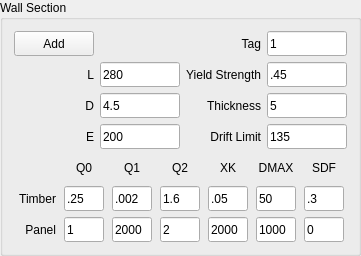
           <widget class="QGroupBox" name="groupBox_12">
            <property name="title">
             <string>Wall Section</string>
            </property>
            <layout class="QVBoxLayout" name="verticalLayout_11">
             <item>
              <layout class="QGridLayout" name="gridLayout_6">
               <item row="0" column="3">
                <widget class="QLineEdit" name="input_wall_section_tag">
                 <property name="minimumSize">
                  <size>
                   <width>60</width>
                   <height>25</height>
                  </size>
                 </property>
                 <property name="maximumSize">
                  <size>
                   <width>80</width>
                   <height>40</height>
                  </size>
                 </property>
                 <property name="text">
                  <string>1</string>
                 </property>
                </widget>
               </item>
               <item row="2" column="2">
                <widget class="QLabel" name="label_local_axisy">
                 <property name="sizePolicy">
                  <sizepolicy hsizetype="Preferred" vsizetype="Preferred">
                   <horstretch>0</horstretch>
                   <verstretch>0</verstretch>
                  </sizepolicy>
                 </property>
                 <property name="minimumSize">
                  <size>
                   <width>70</width>
                   <height>25</height>
                  </size>
                 </property>
                 <property name="maximumSize">
                  <size>
                   <width>100</width>
                   <height>40</height>
                  </size>
                 </property>
                 <property name="text">
                  <string>Thickness</string>
                 </property>
                 <property name="alignment">
                  <set>Qt::AlignRight|Qt::AlignTrailing|Qt::AlignVCenter</set>
                 </property>
                </widget>
               </item>
               <item row="0" column="2">
                <widget class="QLabel" name="label_9">
                 <property name="minimumSize">
                  <size>
                   <width>70</width>
                   <height>25</height>
                  </size>
                 </property>
                 <property name="maximumSize">
                  <size>
                   <width>100</width>
                   <height>40</height>
                  </size>
                 </property>
                 <property name="text">
                  <string>Tag</string>
                 </property>
                 <property name="alignment">
                  <set>Qt::AlignRight|Qt::AlignTrailing|Qt::AlignVCenter</set>
                 </property>
                </widget>
               </item>
               <item row="2" column="1">
                <widget class="QLineEdit" name="input_ds">
                 <property name="minimumSize">
                  <size>
                   <width>60</width>
                   <height>25</height>
                  </size>
                 </property>
                 <property name="maximumSize">
                  <size>
                   <width>80</width>
                   <height>40</height>
                  </size>
                 </property>
                 <property name="text">
                  <string>4.5</string>
                 </property>
                </widget>
               </item>
               <item row="3" column="1">
                <widget class="QLineEdit" name="input_es">
                 <property name="minimumSize">
                  <size>
                   <width>60</width>
                   <height>25</height>
                  </size>
                 </property>
                 <property name="maximumSize">
                  <size>
                   <width>80</width>
                   <height>40</height>
                  </size>
                 </property>
                 <property name="text">
                  <string>200</string>
                 </property>
                </widget>
               </item>
               <item row="3" column="2">
                <widget class="QLabel" name="label_local_axisz">
                 <property name="minimumSize">
                  <size>
                   <width>70</width>
                   <height>25</height>
                  </size>
                 </property>
                 <property name="maximumSize">
                  <size>
                   <width>100</width>
                   <height>40</height>
                  </size>
                 </property>
                 <property name="text">
                  <string>Drift Limit</string>
                 </property>
                 <property name="alignment">
                  <set>Qt::AlignRight|Qt::AlignTrailing|Qt::AlignVCenter</set>
                 </property>
                </widget>
               </item>
               <item row="3" column="0">
                <widget class="QLabel" name="label_e">
                 <property name="minimumSize">
                  <size>
                   <width>70</width>
                   <height>25</height>
                  </size>
                 </property>
                 <property name="maximumSize">
                  <size>
                   <width>100</width>
                   <height>40</height>
                  </size>
                 </property>
                 <property name="text">
                  <string>E</string>
                 </property>
                 <property name="alignment">
                  <set>Qt::AlignRight|Qt::AlignTrailing|Qt::AlignVCenter</set>
                 </property>
                </widget>
               </item>
               <item row="0" column="0">
                <widget class="QPushButton" name="button_add_wall_section">
                 <property name="sizePolicy">
                  <sizepolicy hsizetype="Preferred" vsizetype="Fixed">
                   <horstretch>0</horstretch>
                   <verstretch>0</verstretch>
                  </sizepolicy>
                 </property>
                 <property name="minimumSize">
                  <size>
                   <width>70</width>
                   <height>25</height>
                  </size>
                 </property>
                 <property name="maximumSize">
                  <size>
                   <width>100</width>
                   <height>40</height>
                  </size>
                 </property>
                 <property name="text">
                  <string>Add</string>
                 </property>
                </widget>
               </item>
               <item row="1" column="1">
                <widget class="QLineEdit" name="input_ls">
                 <property name="enabled">
                  <bool>true</bool>
                 </property>
                 <property name="minimumSize">
                  <size>
                   <width>60</width>
                   <height>25</height>
                  </size>
                 </property>
                 <property name="maximumSize">
                  <size>
                   <width>80</width>
                   <height>40</height>
                  </size>
                 </property>
                 <property name="text">
                  <string>280</string>
                 </property>
                </widget>
               </item>
               <item row="3" column="3">
                <widget class="QLineEdit" name="input_dl">
                 <property name="minimumSize">
                  <size>
                   <width>60</width>
                   <height>25</height>
                  </size>
                 </property>
                 <property name="maximumSize">
                  <size>
                   <width>80</width>
                   <height>40</height>
                  </size>
                 </property>
                 <property name="text">
                  <string>135</string>
                 </property>
                </widget>
               </item>
               <item row="1" column="3">
                <widget class="QLineEdit" name="input_ys">
                 <property name="minimumSize">
                  <size>
                   <width>60</width>
                   <height>25</height>
                  </size>
                 </property>
                 <property name="maximumSize">
                  <size>
                   <width>80</width>
                   <height>40</height>
                  </size>
                 </property>
                 <property name="text">
                  <string>.45</string>
                 </property>
                </widget>
               </item>
               <item row="2" column="0">
                <widget class="QLabel" name="label_d">
                 <property name="minimumSize">
                  <size>
                   <width>70</width>
                   <height>25</height>
                  </size>
                 </property>
                 <property name="maximumSize">
                  <size>
                   <width>100</width>
                   <height>40</height>
                  </size>
                 </property>
                 <property name="text">
                  <string>D</string>
                 </property>
                 <property name="alignment">
                  <set>Qt::AlignRight|Qt::AlignTrailing|Qt::AlignVCenter</set>
                 </property>
                </widget>
               </item>
               <item row="1" column="0">
                <widget class="QLabel" name="label_l">
                 <property name="enabled">
                  <bool>true</bool>
                 </property>
                 <property name="minimumSize">
                  <size>
                   <width>70</width>
                   <height>25</height>
                  </size>
                 </property>
                 <property name="maximumSize">
                  <size>
                   <width>100</width>
                   <height>40</height>
                  </size>
                 </property>
                 <property name="text">
                  <string>L</string>
                 </property>
                 <property name="alignment">
                  <set>Qt::AlignRight|Qt::AlignTrailing|Qt::AlignVCenter</set>
                 </property>
                </widget>
               </item>
               <item row="1" column="2">
                <widget class="QLabel" name="label_local_axisx">
                 <property name="minimumSize">
                  <size>
                   <width>70</width>
                   <height>25</height>
                  </size>
                 </property>
                 <property name="maximumSize">
                  <size>
                   <width>100</width>
                   <height>40</height>
                  </size>
                 </property>
                 <property name="text">
                  <string>Yield Strength</string>
                 </property>
                 <property name="alignment">
                  <set>Qt::AlignRight|Qt::AlignTrailing|Qt::AlignVCenter</set>
                 </property>
                </widget>
               </item>
               <item row="2" column="3">
                <widget class="QLineEdit" name="input_th">
                 <property name="minimumSize">
                  <size>
                   <width>60</width>
                   <height>25</height>
                  </size>
                 </property>
                 <property name="maximumSize">
                  <size>
                   <width>80</width>
                   <height>40</height>
                  </size>
                 </property>
                 <property name="text">
                  <string>5</string>
                 </property>
                </widget>
               </item>
              </layout>
             </item>
             <item>
              <layout class="QGridLayout" name="gridLayout_15">
               <item row="0" column="1">
                <widget class="QLabel" name="label_3">
                 <property name="minimumSize">
                  <size>
                   <width>25</width>
                   <height>25</height>
                  </size>
                 </property>
                 <property name="maximumSize">
                  <size>
                   <width>40</width>
                   <height>30</height>
                  </size>
                 </property>
                 <property name="text">
                  <string>Q0</string>
                 </property>
                 <property name="alignment">
                  <set>Qt::AlignCenter</set>
                 </property>
                </widget>
               </item>
               <item row="0" column="2">
                <widget class="QLabel" name="label">
                 <property name="minimumSize">
                  <size>
                   <width>25</width>
                   <height>25</height>
                  </size>
                 </property>
                 <property name="maximumSize">
                  <size>
                   <width>40</width>
                   <height>30</height>
                  </size>
                 </property>
                 <property name="text">
                  <string>Q1</string>
                 </property>
                 <property name="alignment">
                  <set>Qt::AlignCenter</set>
                 </property>
                </widget>
               </item>
               <item row="0" column="3">
                <widget class="QLabel" name="label_5">
                 <property name="minimumSize">
                  <size>
                   <width>25</width>
                   <height>25</height>
                  </size>
                 </property>
                 <property name="maximumSize">
                  <size>
                   <width>40</width>
                   <height>30</height>
                  </size>
                 </property>
                 <property name="text">
                  <string>Q2</string>
                 </property>
                 <property name="alignment">
                  <set>Qt::AlignCenter</set>
                 </property>
                </widget>
               </item>
               <item row="0" column="4">
                <widget class="QLabel" name="label_6">
                 <property name="minimumSize">
                  <size>
                   <width>25</width>
                   <height>25</height>
                  </size>
                 </property>
                 <property name="maximumSize">
                  <size>
                   <width>40</width>
                   <height>30</height>
                  </size>
                 </property>
                 <property name="text">
                  <string>XK</string>
                 </property>
                 <property name="alignment">
                  <set>Qt::AlignCenter</set>
                 </property>
                </widget>
               </item>
               <item row="0" column="5">
                <widget class="QLabel" name="label_14">
                 <property name="minimumSize">
                  <size>
                   <width>25</width>
                   <height>25</height>
                  </size>
                 </property>
                 <property name="maximumSize">
                  <size>
                   <width>40</width>
                   <height>30</height>
                  </size>
                 </property>
                 <property name="text">
                  <string>DMAX</string>
                 </property>
                 <property name="alignment">
                  <set>Qt::AlignCenter</set>
                 </property>
                </widget>
               </item>
               <item row="0" column="6">
                <widget class="QLabel" name="label_19">
                 <property name="minimumSize">
                  <size>
                   <width>25</width>
                   <height>25</height>
                  </size>
                 </property>
                 <property name="maximumSize">
                  <size>
                   <width>40</width>
                   <height>30</height>
                  </size>
                 </property>
                 <property name="text">
                  <string>SDF</string>
                 </property>
                 <property name="alignment">
                  <set>Qt::AlignCenter</set>
                 </property>
                </widget>
               </item>
               <item row="1" column="0">
                <widget class="QLabel" name="label_21">
                 <property name="minimumSize">
                  <size>
                   <width>25</width>
                   <height>25</height>
                  </size>
                 </property>
                 <property name="maximumSize">
                  <size>
                   <width>40</width>
                   <height>30</height>
                  </size>
                 </property>
                 <property name="text">
                  <string>Timber</string>
                 </property>
                 <property name="alignment">
                  <set>Qt::AlignRight|Qt::AlignTrailing|Qt::AlignVCenter</set>
                 </property>
                </widget>
               </item>
               <item row="1" column="1">
                <widget class="QLineEdit" name="input_q0t">
                 <property name="minimumSize">
                  <size>
                   <width>25</width>
                   <height>25</height>
                  </size>
                 </property>
                 <property name="maximumSize">
                  <size>
                   <width>40</width>
                   <height>30</height>
                  </size>
                 </property>
                 <property name="text">
                  <string>.25</string>
                 </property>
                </widget>
               </item>
               <item row="1" column="2">
                <widget class="QLineEdit" name="input_q1t">
                 <property name="minimumSize">
                  <size>
                   <width>25</width>
                   <height>25</height>
                  </size>
                 </property>
                 <property name="maximumSize">
                  <size>
                   <width>40</width>
                   <height>30</height>
                  </size>
                 </property>
                 <property name="text">
                  <string>.002</string>
                 </property>
                </widget>
               </item>
               <item row="1" column="3">
                <widget class="QLineEdit" name="input_q2t">
                 <property name="minimumSize">
                  <size>
                   <width>25</width>
                   <height>25</height>
                  </size>
                 </property>
                 <property name="maximumSize">
                  <size>
                   <width>40</width>
                   <height>30</height>
                  </size>
                 </property>
                 <property name="text">
                  <string>1.6</string>
                 </property>
                </widget>
               </item>
               <item row="1" column="4">
                <widget class="QLineEdit" name="input_xkt">
                 <property name="minimumSize">
                  <size>
                   <width>25</width>
                   <height>25</height>
                  </size>
                 </property>
                 <property name="maximumSize">
                  <size>
                   <width>40</width>
                   <height>30</height>
                  </size>
                 </property>
                 <property name="text">
                  <string>.05</string>
                 </property>
                </widget>
               </item>
               <item row="1" column="5">
                <widget class="QLineEdit" name="input_dmaxt">
                 <property name="minimumSize">
                  <size>
                   <width>25</width>
                   <height>25</height>
                  </size>
                 </property>
                 <property name="maximumSize">
                  <size>
                   <width>40</width>
                   <height>30</height>
                  </size>
                 </property>
                 <property name="text">
                  <string>50</string>
                 </property>
                </widget>
               </item>
               <item row="1" column="6">
                <widget class="QLineEdit" name="input_sdft">
                 <property name="minimumSize">
                  <size>
                   <width>25</width>
                   <height>25</height>
                  </size>
                 </property>
                 <property name="maximumSize">
                  <size>
                   <width>40</width>
                   <height>30</height>
                  </size>
                 </property>
                 <property name="text">
                  <string>.3</string>
                 </property>
                </widget>
               </item>
               <item row="2" column="0">
                <widget class="QLabel" name="label_22">
                 <property name="minimumSize">
                  <size>
                   <width>25</width>
                   <height>25</height>
                  </size>
                 </property>
                 <property name="maximumSize">
                  <size>
                   <width>40</width>
                   <height>30</height>
                  </size>
                 </property>
                 <property name="text">
                  <string>Panel</string>
                 </property>
                 <property name="alignment">
                  <set>Qt::AlignRight|Qt::AlignTrailing|Qt::AlignVCenter</set>
                 </property>
                </widget>
               </item>
               <item row="2" column="1">
                <widget class="QLineEdit" name="input_q0p">
                 <property name="minimumSize">
                  <size>
                   <width>25</width>
                   <height>25</height>
                  </size>
                 </property>
                 <property name="maximumSize">
                  <size>
                   <width>40</width>
                   <height>30</height>
                  </size>
                 </property>
                 <property name="text">
                  <string>1</string>
                 </property>
                </widget>
               </item>
               <item row="2" column="2">
                <widget class="QLineEdit" name="input_q1p">
                 <property name="minimumSize">
                  <size>
                   <width>25</width>
                   <height>25</height>
                  </size>
                 </property>
                 <property name="maximumSize">
                  <size>
                   <width>40</width>
                   <height>30</height>
                  </size>
                 </property>
                 <property name="text">
                  <string>2000</string>
                 </property>
                </widget>
               </item>
               <item row="2" column="3">
                <widget class="QLineEdit" name="input_q2p">
                 <property name="minimumSize">
                  <size>
                   <width>25</width>
                   <height>25</height>
                  </size>
                 </property>
                 <property name="maximumSize">
                  <size>
                   <width>40</width>
                   <height>30</height>
                  </size>
                 </property>
                 <property name="text">
                  <string>2</string>
                 </property>
                </widget>
               </item>
               <item row="2" column="4">
                <widget class="QLineEdit" name="input_xkp">
                 <property name="minimumSize">
                  <size>
                   <width>25</width>
                   <height>25</height>
                  </size>
                 </property>
                 <property name="maximumSize">
                  <size>
                   <width>40</width>
                   <height>30</height>
                  </size>
                 </property>
                 <property name="text">
                  <string>2000</string>
                 </property>
                </widget>
               </item>
               <item row="2" column="5">
                <widget class="QLineEdit" name="input_dmaxp">
                 <property name="minimumSize">
                  <size>
                   <width>25</width>
                   <height>25</height>
                  </size>
                 </property>
                 <property name="maximumSize">
                  <size>
                   <width>40</width>
                   <height>30</height>
                  </size>
                 </property>
                 <property name="text">
                  <string>1000</string>
                 </property>
                </widget>
               </item>
               <item row="2" column="6">
                <widget class="QLineEdit" name="input_sdfp">
                 <property name="minimumSize">
                  <size>
                   <width>25</width>
                   <height>25</height>
                  </size>
                 </property>
                 <property name="maximumSize">
                  <size>
                   <width>40</width>
                   <height>30</height>
                  </size>
                 </property>
                 <property name="text">
                  <string>0</string>
                 </property>
                </widget>
               </item>
              </layout>
             </item>
            </layout>
           </widget>
